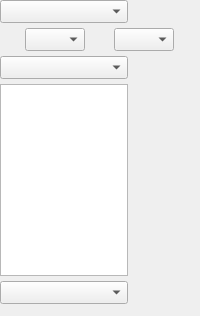
       <widget class="QFrame" name="frameBusiness">
        <property name="sizePolicy">
         <sizepolicy hsizetype="Fixed" vsizetype="Preferred">
          <horstretch>0</horstretch>
          <verstretch>0</verstretch>
         </sizepolicy>
        </property>
        <property name="frameShape">
         <enum>QFrame::NoFrame</enum>
        </property>
        <property name="frameShadow">
         <enum>QFrame::Plain</enum>
        </property>
        <property name="lineWidth">
         <number>0</number>
        </property>
        <layout class="QVBoxLayout" name="verticalLayout_2">
         <property name="spacing">
          <number>5</number>
         </property>
         <property name="leftMargin">
          <number>0</number>
         </property>
         <property name="topMargin">
          <number>0</number>
         </property>
         <property name="rightMargin">
          <number>0</number>
         </property>
         <property name="bottomMargin">
          <number>12</number>
         </property>
         <item>
          <widget class="QComboBox" name="QcbProject">
           <property name="maximumSize">
            <size>
             <width>128</width>
             <height>16777215</height>
            </size>
           </property>
           <property name="font">
            <font>
             <pointsize>10</pointsize>
            </font>
           </property>
          </widget>
         </item>
         <item>
          <widget class="QFrame" name="frameBusiness2Shots">
           <property name="frameShape">
            <enum>QFrame::NoFrame</enum>
           </property>
           <property name="frameShadow">
            <enum>QFrame::Raised</enum>
           </property>
           <layout class="QHBoxLayout" name="horizontalLayout_3">
            <property name="spacing">
             <number>4</number>
            </property>
            <property name="leftMargin">
             <number>0</number>
            </property>
            <property name="topMargin">
             <number>0</number>
            </property>
            <property name="rightMargin">
             <number>0</number>
            </property>
            <property name="bottomMargin">
             <number>0</number>
            </property>
            <item>
             <widget class="QComboBox" name="QcbExtend1">
              <property name="maximumSize">
               <size>
                <width>60</width>
                <height>16777215</height>
               </size>
              </property>
              <property name="font">
               <font>
                <pointsize>10</pointsize>
               </font>
              </property>
             </widget>
            </item>
            <item>
             <widget class="QComboBox" name="QcbExtend2">
              <property name="maximumSize">
               <size>
                <width>60</width>
                <height>16777215</height>
               </size>
              </property>
              <property name="font">
               <font>
                <pointsize>10</pointsize>
               </font>
              </property>
             </widget>
            </item>
           </layout>
          </widget>
         </item>
         <item>
          <widget class="QComboBox" name="QcbCategory">
           <property name="maximumSize">
            <size>
             <width>128</width>
             <height>16777215</height>
            </size>
           </property>
           <property name="font">
            <font>
             <pointsize>10</pointsize>
            </font>
           </property>
          </widget>
         </item>
         <item>
          <widget class="QListWidget" name="QlwTask">
           <property name="maximumSize">
            <size>
             <width>128</width>
             <height>16777215</height>
            </size>
           </property>
           <property name="font">
            <font>
             <pointsize>10</pointsize>
            </font>
           </property>
          </widget>
         </item>
         <item>
          <widget class="QComboBox" name="QcbBusiness">
           <property name="minimumSize">
            <size>
             <width>0</width>
             <height>0</height>
            </size>
           </property>
           <property name="maximumSize">
            <size>
             <width>128</width>
             <height>16777215</height>
            </size>
           </property>
           <property name="font">
            <font>
             <pointsize>10</pointsize>
            </font>
           </property>
          </widget>
         </item>
        </layout>
       </widget>
